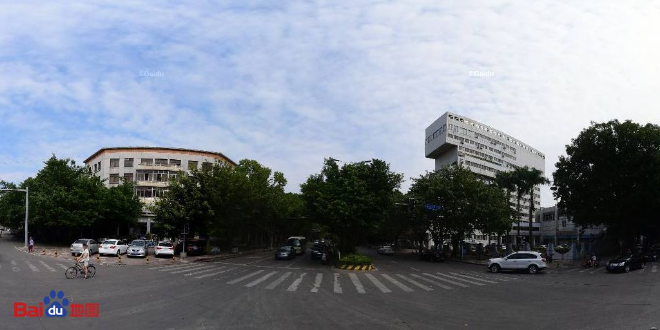
#> input picture inpainting_upload/input.jpeg, 660 x 330 px, found by its file name
$ python resize.py
#> lines starting #> are read from the running program, lines starting #| are printed output that depends on the picture
# -*- coding: UTF-8 -*-

import cv2
img = cv2.imread("./input.jpeg")
#> img is the input picture: shape (330, 660, 3); mean B, G, R 138.2, 128.1, 121.7
# r = 200.0 / img.shape[1]

# dim = (200, int(img.shape[0] * r))
resized = cv2.resize(img, (256, 256), interpolation=cv2.INTER_AREA)
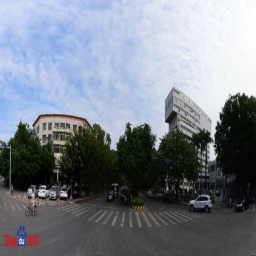
#> resized: shape (256, 256, 3); mean B, G, R 138.2, 128.1, 121.7
cv2.imwrite("out.jpg", resized)
